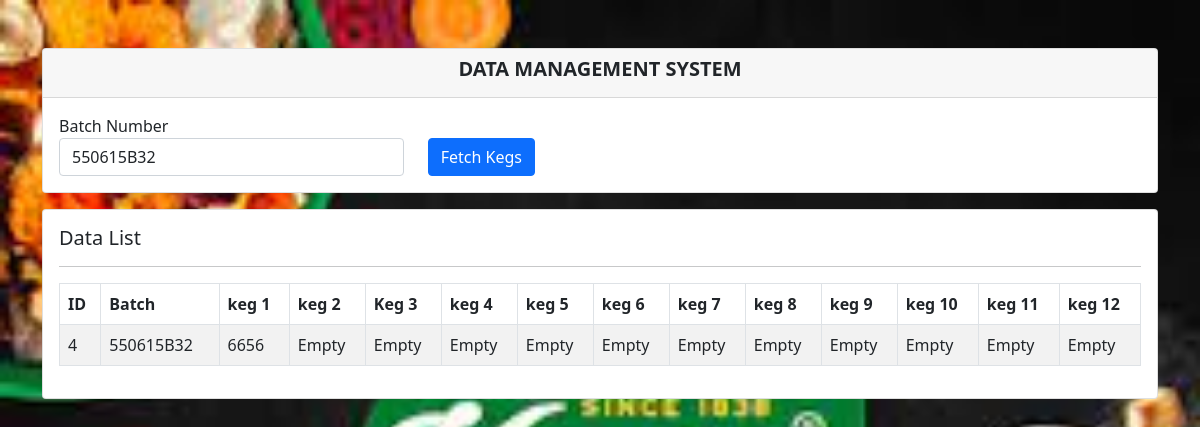
The app's page /app/src/main/java/Php/kegDatabase.php?batch=550615B32 with its own data.
### tables this page shows
CREATE TABLE `kegs` (
  `id` int(11) NOT NULL,
  `batch` varchar(25) NOT NULL,
  `keg_1` varchar(25) NOT NULL,
  `keg_2` varchar(25) NOT NULL,
  `keg_3` varchar(25) NOT NULL,
  `keg_4` varchar(25) NOT NULL,
  `keg_5` varchar(25) NOT NULL,
  `keg_6` varchar(25) NOT NULL,
  `keg_7` varchar(25) NOT NULL,
  `keg_8` varchar(25) NOT NULL,
  `keg_9` varchar(25) NOT NULL,
  `keg_10` varchar(25) NOT NULL,
  `keg_11` varchar(25) NOT NULL,
  `keg_12` varchar(25) NOT NULL
);

### app/src/main/java/Php/kegDatabase.php (the view, shortened to what this page needs)
<!DOCTYPE html>
<html lang="en">
<head>
    <link href="css-js/bootstrap.min.css" rel="stylesheet">
</head>
<body class="bg-light">
<section class="py-5">
    <div class="container">
        <div class="row justify-content-center">
            <div class="col-md-12">
                <div class="card">
                    <div class="card-header" align="center">
                        <h5><strong>DATA MANAGEMENT SYSTEM</strong></h5>
                    </div>
                    <div class="card-body">
                        <form action="" method="GET">
                            <div class="row">
                                <div class="col-md-4">
                                    <div class="form-group">
                                        <label for="">Batch Number</label>
                                        <input type="text" name="batch" value="<?php if(isset($_GET['batch'])){echo $_GET['batch'];}else{}?>" class="form-control" placeholder="Batch Number">
                                    </div>
                                </div>
                                <div class="col-md-4">
                                    <div class="form-group">
                                    <br>
                                        <button type="submit" class="btn btn-primary">Fetch Kegs</button>
                                    </div>
                                </div>
                            </div>
                        </form>
                    </div>
                </div>
                <div class="card mt-3">
                    <div class="card-body">
                        <h5>Data List</h5>
                        <hr>
                        <table class="table table-bordered table-striped">
                            <thead>
                                <tr>
                                    <th>ID</th>
                                    <th>Batch</th>
                                    <th>keg 1</th>
                                    <th>keg 2</th>
                                    <th>Keg 3</th>
                                    <th>keg 4</th>
                                    <th>keg 5</th>
                                    <th>keg 6</th>
                                    <th>keg 7</th>
                                    <th>keg 8</th>
                                    <th>keg 9</th>
                                    <th>keg 10</th>
                                    <th>keg 11</th>
                                    <th>keg 12</th>
                                </tr>
                            </thead>
                            <tbody>
                                 <?php
                                 if(isset($_GET['batch']))
                                 {
                                    $batch = $_GET['batch'];
                                    $conn = mysqli_connect("localhost", "root", "", "bctrace");
                                    $query = "SELECT * FROM kegs WHERE batch = '$batch'";
                                    $query_run = mysqli_query($conn, $query);
                                    if(mysqli_num_rows($query_run) > 0)
                                    {
                                        foreach($query_run as $row)
                                        {
                                            ?>
                                                <tr>
                                                    <td><?php echo $row['id']; ?></td>
                                                    <td><?php echo $row['batch']; ?></td>
                                                    <td><?php echo $row['keg_1']; ?></td>
                                                    <td><?php echo $row['keg_2']; ?></td>
                                                    <td><?php echo $row['keg_3']; ?></td>
                                                    <td><?php echo $row['keg_4']; ?></td>
                                                    <td><?php echo $row['keg_5']; ?></td>
                                                    <td><?php echo $row['keg_6']; ?></td>
                                                    <td><?php echo $row['keg_7']; ?></td>
                                                    <td><?php echo $row['keg_8']; ?></td>
                                                    <td><?php echo $row['keg_9']; ?></td>
                                                    <td><?php echo $row['keg_10']; ?></td>
                                                    <td><?php echo $row['keg_11']; ?></td>
                                                    <td><?php echo $row['keg_12']; ?></td>
                                                </tr>
                                            <?php
                                        }
                                    }
                                    else{
                                        ?>
                                            <tr>
                                                <td colspan="4"><h5>No Record Found</h5></td>
                                            </tr>
                                        <?php
                                    }
                                 }
                                 ?>
                            </tbody>
                        </table>
                    </div>
                </div>
            </div>
        </div>
    </div>
</section>
</body>
</html>

### app/src/main/java/Php/kegDatabase.php (style rules this page uses)
body { background-image: url('knorrReal.jpg'); background-repeat: no-repeat; background-attachment: fixed; background-size: cover; }

### records on screen
kegs: id "4", batch "550615B32", keg_1 "6656", keg_2 "Empty", keg_3 "Empty", keg_4 "Empty", keg_5 "Empty", keg_6 "Empty", keg_7 "Empty", keg_8 "Empty", keg_9 "Empty", keg_10 "Empty", keg_11 "Empty", keg_12 "Empty"
